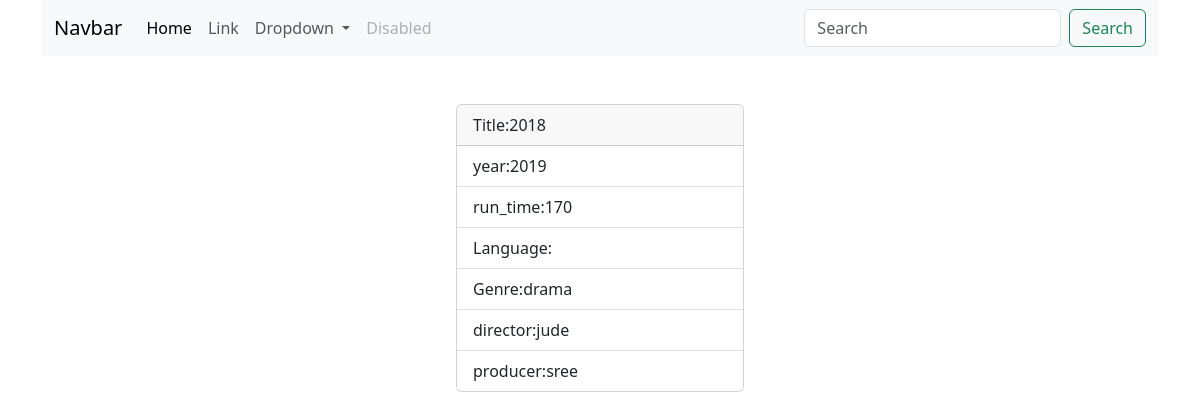
The app's page /movies/4/ with its own data.
### myapp/models.py (models this page shows, shortened)
class Movie(models.Model):
    title=models.CharField(max_length=200)
    year=models.CharField(max_length=200)
    director=models.CharField(max_length=200)
    run_time=models.PositiveIntegerField()
    language=models.CharField(max_length=200)
    genre=models.CharField(max_length=200)
    producer=models.CharField(max_length=200,null=True)

### myapp/views.py (the view)
# urls.py: path('movies/<int:pk>/',views.MovieDetailView.as_view(),name="movie-details"),
class MovieDetailView(View):
    def get(self,request,*args, **kwargs):
        id=kwargs.get('pk')
        qs=Movie.objects.get(id=id)
        return render(request,'movie_detail.html',{"data":qs})

### myapp/templates/movie_detail.html (shortened to what this page needs)
{%extends 'base.html'%}
{%block main_block%}
<div class="container mt-5 d-flex justify-content-center">
    <div class="card" style="width: 18rem;">
        <div class="card-header">
            Title:{{data.title}}
        </div>
        <ul class="list-group list-group-flush">
            <li class="list-group-item">year:{{data.year}}</li>
            <li class="list-group-item">run_time:{{data.run_time}}</li>
            <li class="list-group-item">Language:{{data.Language}}</li>
            <li class="list-group-item">Genre:{{data.genre}}</li>
            <li class="list-group-item">director:{{data.director}}</li>
            <li class="list-group-item">producer:{{data.producer}}</li>
        </ul>
    </div>
</div>
{%endblock%}

### records on screen
Movie: title "2018", year "2019", run_time "170", genre "drama", director "jude", producer "sree"
